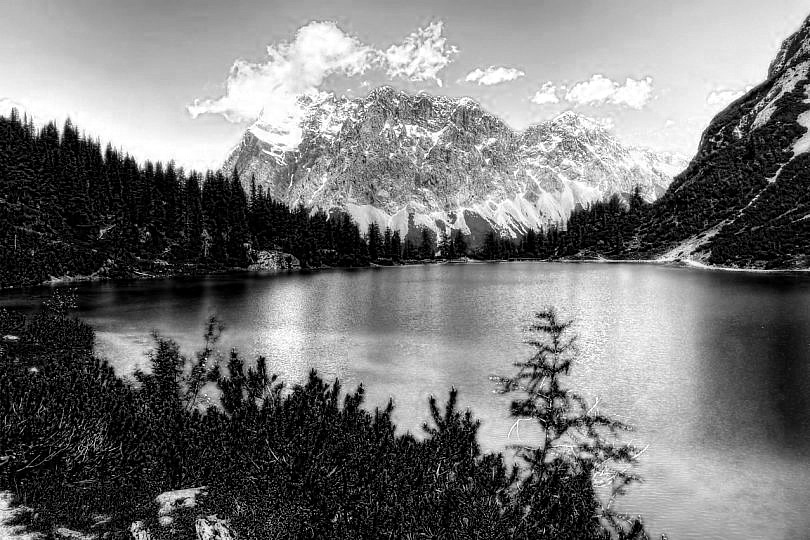
#> input picture Text Mining and Image Recognition/Hoja de trabajo 1/Problema 2/imagen1/imagen1_salida_gray_azul.jpg, 810 x 540 px, found by its file name
$ python problema2.py
#> lines starting #> are read from the running program, lines starting #| are printed output that depends on the picture
import cv2
import numpy as np
import sys

def unifyImgColor(imgFileNameBlue, imgFileNameGreen, imgFileNameRed, imgColorFile):
    # Leemos las imágenes recibidas como parámetros
#> called with imgFileNameBlue = 'imagen1\\imagen1_salida_gray_azul.jpg', imgFileNameGreen = 'imagen1\\imagen1_salida_gray_verde.jpg', imgFileNameRed = 'imagen1\\imagen1_salida_gray_rojo.jpg', imgColorFile = 'imagen1_salida_colores.jpg'
    imgBlue = cv2.imread(imgFileNameBlue)
#> imgBlue is the input picture: shape (540, 810, 3); min 0, max 255, mean 118.1
    imgGreen = cv2.imread(imgFileNameGreen)
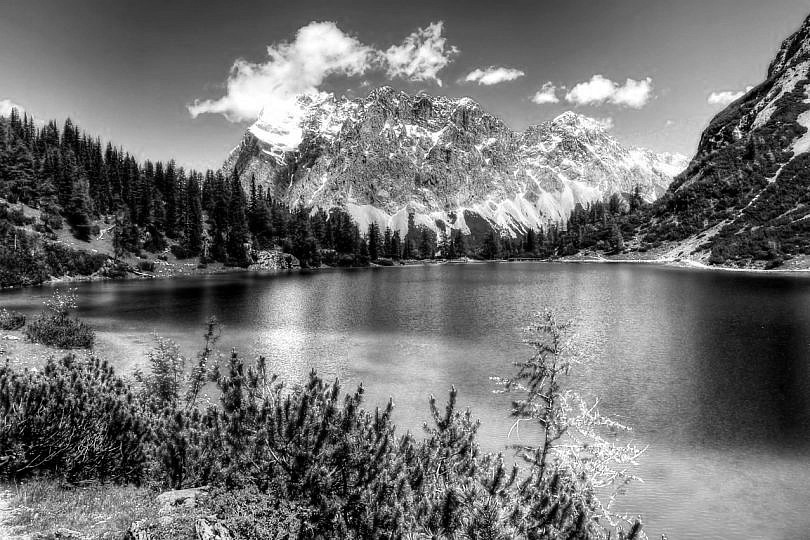
#> input picture Text Mining and Image Recognition/Hoja de trabajo 1/Problema 2/imagen1/imagen1_salida_gray_verde.jpg, 810 x 540 px, found by its file name
#> imgGreen is the input picture: shape (540, 810, 3); min 0, max 255, mean 113.9
    imgRed = cv2.imread(imgFileNameRed)
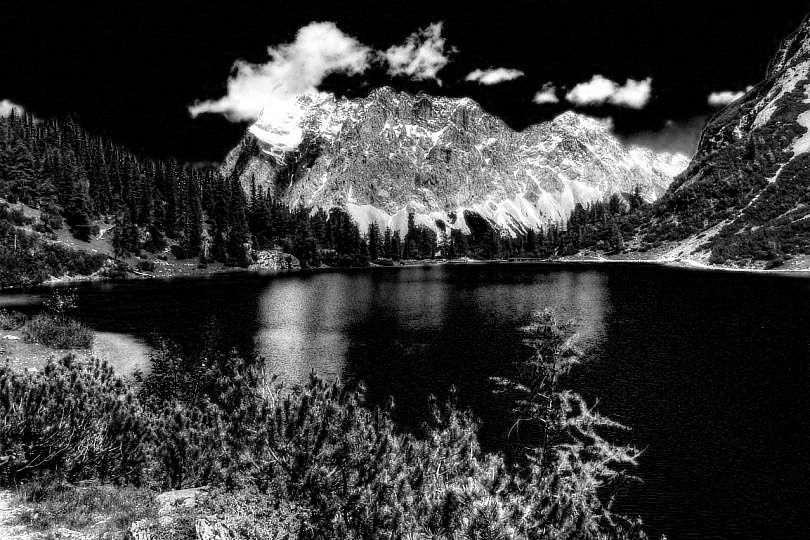
#> input picture Text Mining and Image Recognition/Hoja de trabajo 1/Problema 2/imagen1/imagen1_salida_gray_rojo.jpg, 810 x 540 px, found by its file name
#> imgRed is the input picture: shape (540, 810, 3); min 0, max 255, mean 57.5

    if imgBlue.shape == imgGreen.shape and imgBlue.shape == imgRed.shape:
        # Obtenemos las dimensiones de las imágenes
        alto = imgBlue.shape[0]
#> alto = 540
        ancho = imgBlue.shape[1]
#> ancho = 810
        canales = imgBlue.shape[2]
#> canales = 3

        # Creamos una matriz de pixeles inicializada a cero que se utilizará para unificar la imágen
        imgSalida = np.zeros((alto, ancho, canales))

        # Recorremos las imagenes pixel por pixel
        for i in range(alto):
            for j in range(ancho):
                redPixel = imgRed[i,j]
                bluePixel = imgBlue[i,j]
                greenPixel = imgGreen[i,j]

                # Escribimos los pixeles de cada imagen en la imagen que contiene los tres colores
                imgSalida[i,j] = [bluePixel[0], greenPixel[1], redPixel[2]]
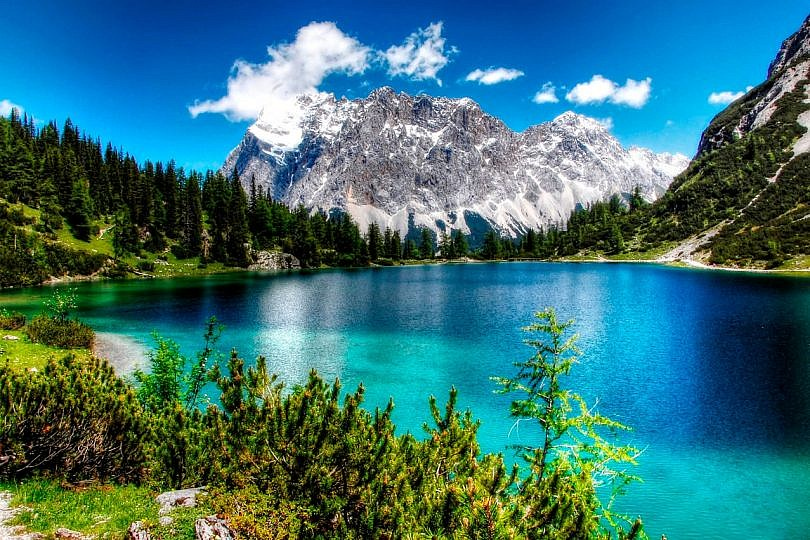
#> imgSalida: shape (540, 810, 3) float64; mean B, G, R 118.1, 113.9, 57.5

        # Guardamos la imagen
        cv2.imwrite(imgColorFile, imgSalida)

        # Mostramos la imagen recien guardada
        newImg = cv2.imread(imgColorFile)
        cv2.imshow('Imagen a colores', newImg)
        cv2.waitKey(0)
        cv2.destroyAllWindows()


unifyImgColor("imagen1\\imagen1_salida_gray_azul.jpg", "imagen1\\imagen1_salida_gray_verde.jpg", "imagen1\\imagen1_salida_gray_rojo.jpg", "imagen1_salida_colores.jpg")
unifyImgColor("imagen2\\imagen2_salida_gray_azul.jpg", "imagen2\\imagen2_salida_gray_verde.jpg", "imagen2\\imagen2_salida_gray_rojo.jpg", "imagen2_salida_colores.jpg")
#> call 2 of unifyImgColor, with imgFileNameBlue = 'imagen2\\imagen2_salida_gray_azul.jpg', imgFileNameGreen = 'imagen2\\imagen2_salida_gray_verde.jpg', imgFileNameRed = 'imagen2\\imagen2_salida_gray_rojo.jpg', imgColorFile = 'imagen2_salida_colores.jpg'
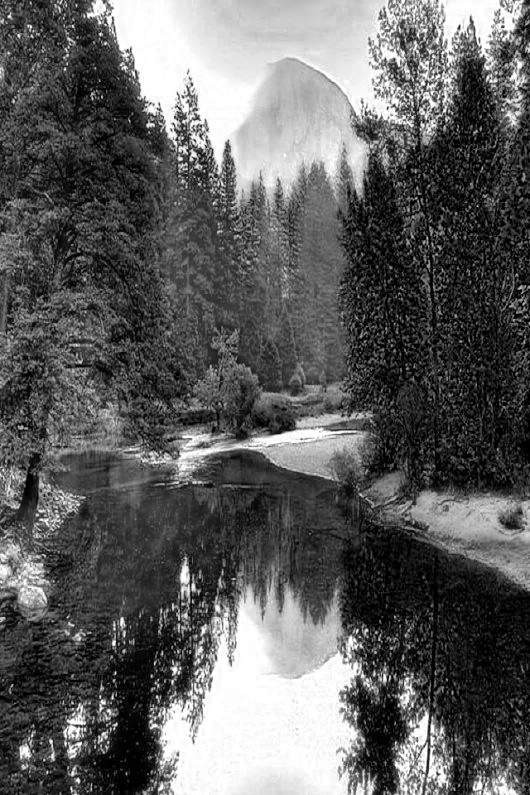
#> input picture Text Mining and Image Recognition/Hoja de trabajo 1/Problema 2/imagen2/imagen2_salida_gray_azul.jpg, 530 x 795 px, found by its file name
#> in unifyImgColor, imgBlue is the input picture: shape (795, 530, 3); min 0, max 255, mean 95.1
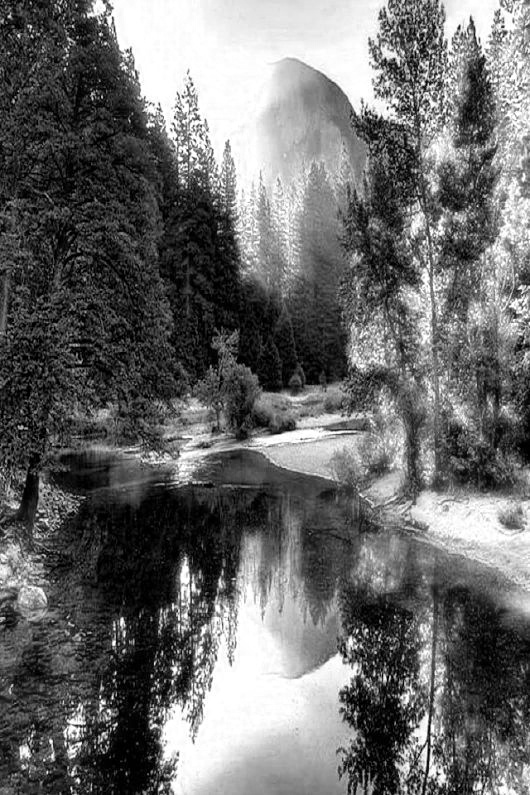
#> input picture Text Mining and Image Recognition/Hoja de trabajo 1/Problema 2/imagen2/imagen2_salida_gray_rojo.jpg, 530 x 795 px, found by its file name
#> in unifyImgColor, imgRed is the input picture: shape (795, 530, 3); min 0, max 255, mean 106.5
#> (the run stopped early here; a loop or call above may not have finished)
